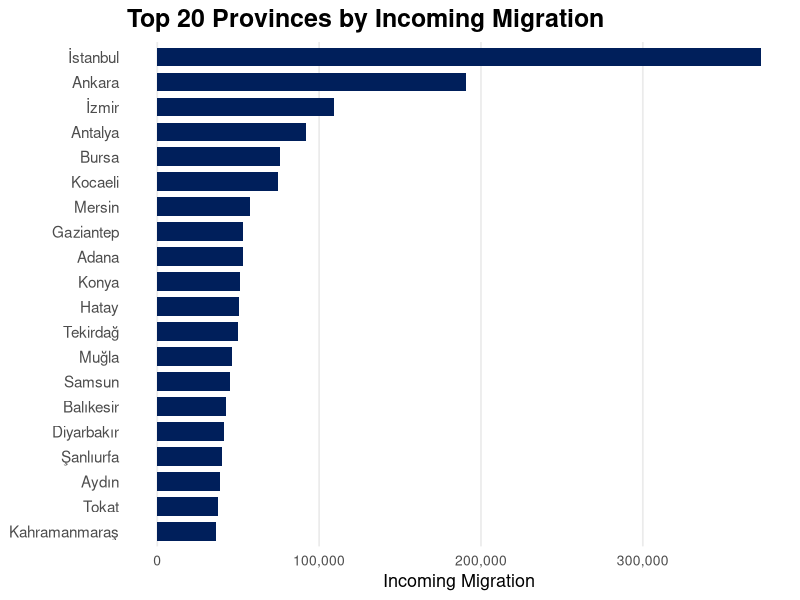
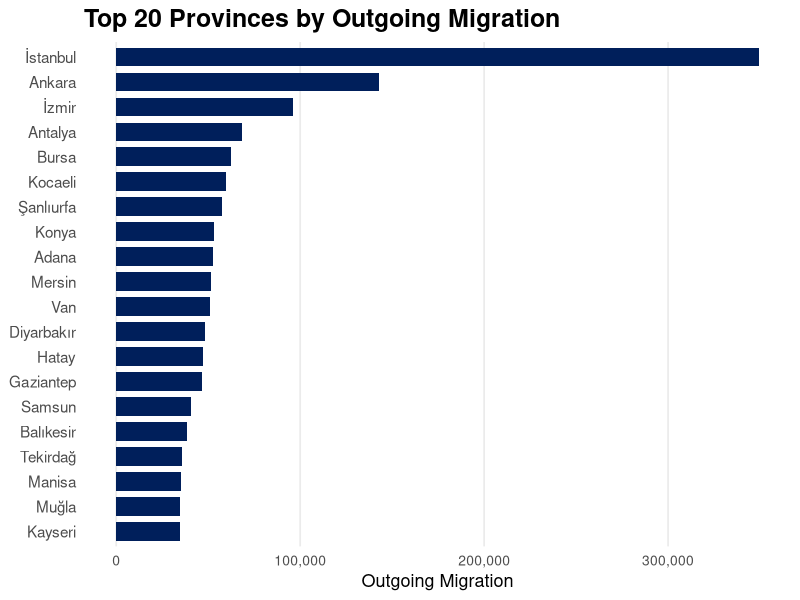
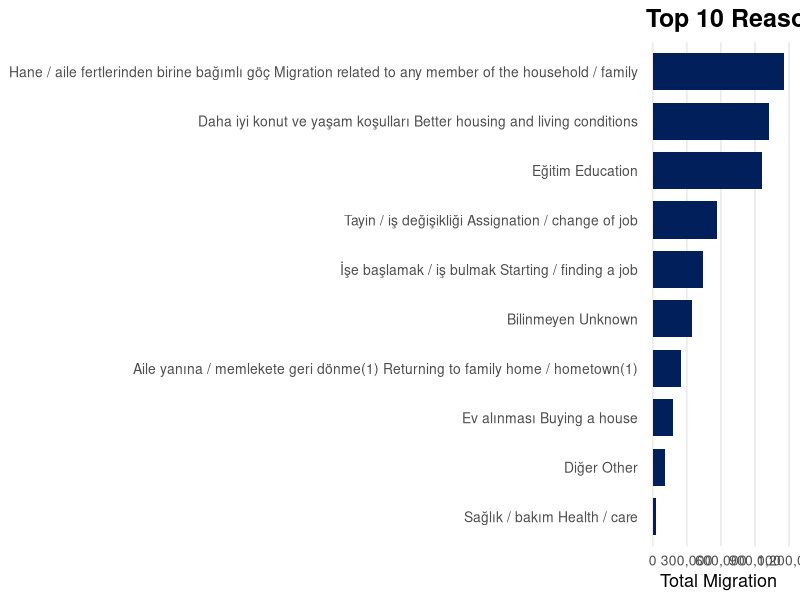

Recreate these plots in R, in order.
## ---- chunk 1
#| echo: TRUE
#| warning: FALSE

suppressPackageStartupMessages({
  library(tidyverse)
  library(readr)
  library(knitr)
})

options(encoding = "UTF-8")

final_data_clean <- read_csv(
  "final_data_clean.csv",
  locale = locale(encoding = "UTF-8")
)
## ---- chunk 2
#| echo: TRUE

str(final_data_clean)
## ---- chunk 3
#| echo: FALSE

cat("Data Frame:", "\n")
cat("Number of Observations:", nrow(final_data_clean), "\n")
cat("Number of Variables:", ncol(final_data_clean), "\n\n")

cat("Variable Names:", "\n")
print(colnames(final_data_clean))
## ---- chunk 4
#| echo: TRUE
#| fig-width: 10
#| fig-height: 8

library(dplyr)
library(ggplot2)
library(scales)

final_data_clean %>%
  group_by(il) %>%
  summarise(total_incoming = sum(gelen_sayi, na.rm = TRUE)) %>%
  arrange(desc(total_incoming)) %>%
  slice_head(n = 20) %>%
  ggplot(aes(x = reorder(il, total_incoming), y = total_incoming)) +
  geom_col(fill = "#001f5b", width = 0.75) +
  coord_flip() +
  scale_y_continuous(labels = comma) +
  labs(
    title = "Top 20 Provinces by Incoming Migration",
    x = NULL,
    y = "Incoming Migration"
  ) +
  theme_minimal(base_size = 13) +
  theme(
    plot.title = element_text(size = 18, face = "bold"),
    axis.text.y = element_text(size = 11),
    axis.text.x = element_text(size = 10),
    panel.grid.major.y = element_blank(),
    panel.grid.minor = element_blank()
  )
## ---- chunk 5
#| echo: TRUE
#| fig-width: 10
#| fig-height: 8

final_data_clean %>%
  group_by(il) %>%
  summarise(total_outgoing = sum(giden_sayi, na.rm = TRUE)) %>%
  arrange(desc(total_outgoing)) %>%
  slice_head(n = 20) %>%
  ggplot(aes(x = reorder(il, total_outgoing), y = total_outgoing)) +
  geom_col(fill = "#001f5b", width = 0.75) +
  coord_flip() +
  scale_y_continuous(labels = comma) +
  labs(
    title = "Top 20 Provinces by Outgoing Migration",
    x = NULL,
    y = "Outgoing Migration"
  ) +
  theme_minimal(base_size = 13) +
  theme(
    plot.title = element_text(size = 18, face = "bold"),
    axis.text.y = element_text(size = 11),
    axis.text.x = element_text(size = 10),
    panel.grid.major.y = element_blank(),
    panel.grid.minor = element_blank()
  )
## ---- chunk 6
#| echo: TRUE
#| fig-width: 11
#| fig-height: 8

library(dplyr)
library(ggplot2)
library(scales)

final_data_clean %>%
  group_by(neden) %>%
  summarise(total_migration = sum(gelen_sayi + giden_sayi, na.rm = TRUE)) %>%
  arrange(desc(total_migration)) %>%
  slice_head(n = 10) %>%
  ggplot(aes(x = reorder(neden, total_migration),
             y = total_migration)) +
  geom_col(fill = "#001f5b", width = 0.75) +
  coord_flip() +
  scale_y_continuous(labels = comma) +
  labs(
    title = "Top 10 Reasons for Migration",
    x = NULL,
    y = "Total Migration"
  ) +
  theme_minimal(base_size = 13) +
  theme(
    plot.title = element_text(size = 18, face = "bold"),
    axis.text.y = element_text(size = 10),
    axis.text.x = element_text(size = 10),
    panel.grid.major.y = element_blank(),
    panel.grid.minor = element_blank()
  )
